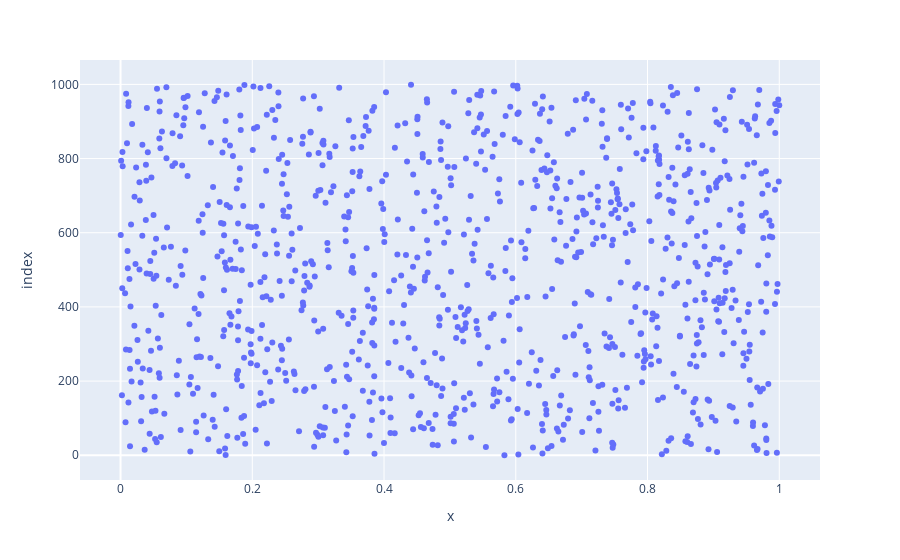

The cell this chart's notebook holds for it:
### Code cell
"""
@Author: Swapnil Bhoyar
@Date: 2021-07-16
@Last Modified by: Swapnil Bhoyar
@Last Modified time: 2021-08-16
@Title : plotly scatterplot programs.
"""

import numpy as np
import plotly.express as px

xValue = np.random.rand(1000)
yValue = np.random.rand(1000)

fig = px.scatter(xValue, yValue)
fig.show()

### Figure 1 — Plotly figure (JSON) as saved in the notebook; plotly's stock layout.template omitted (floating-point values rounded to 4 significant figures; data arrays with more than 128 entries replaced by an {"elided": "..."} marker saying what was removed)
{"data": [{"hovertemplate": "x=%{x}<br>index=%{y}<extra></extra>", "legendgroup": "", "marker": {"color": "#636efa", "symbol": "circle"}, "mode": "markers", "name": "", "orientation": "h", "showlegend": false, "type": "scatter", "x": {"elided": "1000 float values"}, "xaxis": "x", "y": {"elided": "1000 int values"}, "yaxis": "y"}], "layout": {"legend": {"tracegroupgap": 0}, "margin": {"t": 60}, "xaxis": {"anchor": "y", "domain": [0, 1], "title": {"text": "x"}}, "yaxis": {"anchor": "x", "domain": [0, 1], "title": {"text": "index"}}}}
